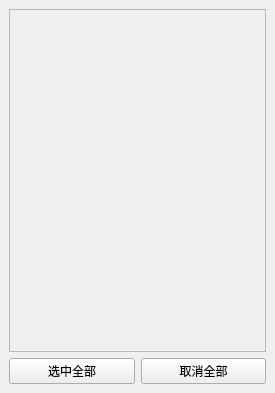
<?xml version="1.0" encoding="UTF-8"?>
<ui version="4.0">
 <class>CheckBoxListWidget</class>
 <widget class="QWidget" name="CheckBoxListWidget">
  <property name="geometry">
   <rect>
    <x>0</x>
    <y>0</y>
    <width>275</width>
    <height>393</height>
   </rect>
  </property>
  <property name="windowTitle">
   <string>Form</string>
  </property>
  <layout class="QVBoxLayout" name="verticalLayout">
   <property name="spacing">
    <number>0</number>
   </property>
   <property name="leftMargin">
    <number>0</number>
   </property>
   <property name="topMargin">
    <number>0</number>
   </property>
   <property name="rightMargin">
    <number>0</number>
   </property>
   <property name="bottomMargin">
    <number>0</number>
   </property>
   <item>
    <widget class="QWidget" name="centralwidget" native="true">
     <layout class="QGridLayout" name="gridLayout">
      <item row="1" column="0">
       <widget class="QPushButton" name="pushButton_selectAll">
        <property name="text">
         <string>选中全部</string>
        </property>
       </widget>
      </item>
      <item row="1" column="1">
       <widget class="QPushButton" name="pushButton_cancelAll">
        <property name="text">
         <string>取消全部</string>
        </property>
       </widget>
      </item>
      <item row="0" column="0" colspan="2">
       <widget class="QScrollArea" name="scrollArea">
        <property name="widgetResizable">
         <bool>true</bool>
        </property>
        <widget class="QWidget" name="scrollWidget">
         <property name="geometry">
          <rect>
           <x>0</x>
           <y>0</y>
           <width>251</width>
           <height>330</height>
          </rect>
         </property>
         <layout class="QVBoxLayout" name="verticalLayout_3">
          <item>
           <spacer name="verticalSpacer">
            <property name="orientation">
             <enum>Qt::Orientation::Vertical</enum>
            </property>
            <property name="sizeHint" stdset="0">
             <size>
              <width>20</width>
              <height>305</height>
             </size>
            </property>
           </spacer>
          </item>
         </layout>
        </widget>
       </widget>
      </item>
     </layout>
    </widget>
   </item>
  </layout>
 </widget>
 <resources/>
 <connections/>
</ui>
